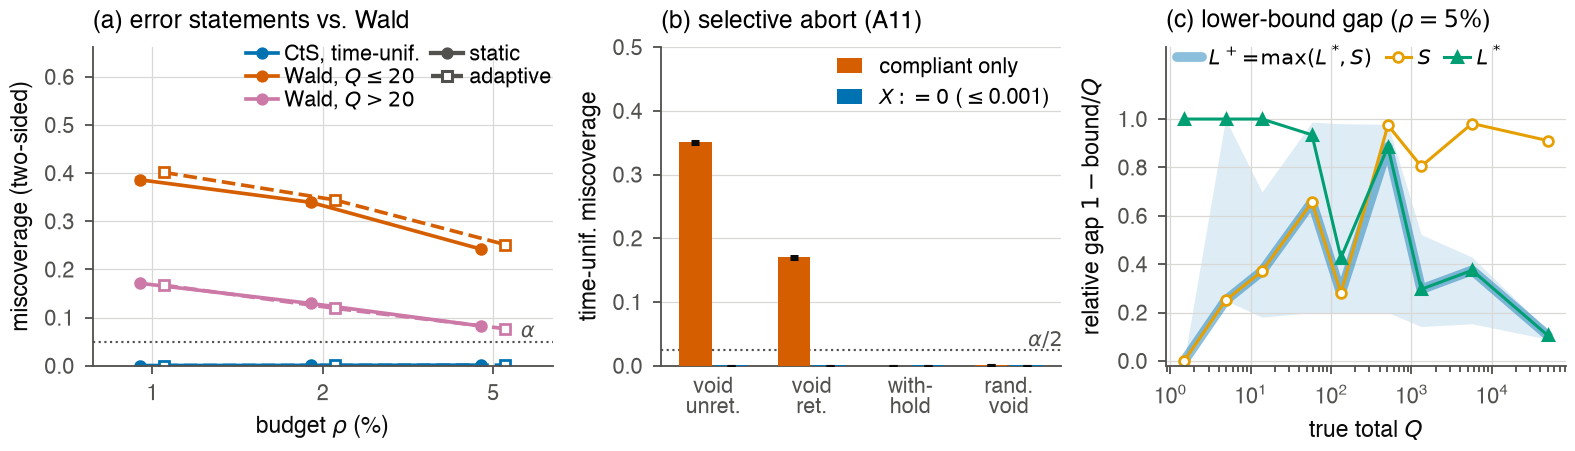

Source code (Python):
"""Fig. 3 (E2): (a) miscoverage vs ρ — CtS time-uniform vs fixed-time Wald, static vs adaptive design;
(b) selective abort A11 — 'compliant epochs only' vs X := 0 (+ UCS voiding); (c) relative lower-bound gap of the
sure count S and of the LCS L* vs Q (L+ = max(L*, S) takes the smaller gap).

Input: results/summary/E2_summary.parquet (scripts/90_aggregate.py --exp E2). Output: figures/fig3_validity.pdf
(IEEE double column, 7.16 in) + fig3_validity.caption.txt (facts the caption must state).

    .venv/bin/python -I P1_CommitThenSample/figures/fig3_validity.py
"""
from __future__ import annotations

import json
import sys
from pathlib import Path

import numpy as np
import pandas as pd

HERE = Path(__file__).resolve().parent
P1 = HERE.parent
sys.path.insert(0, str(P1 / "src"))

import matplotlib  # noqa: E402

matplotlib.use("Agg")
import matplotlib.pyplot as plt  # noqa: E402
from matplotlib.lines import Line2D  # noqa: E402

from ctsample.sim.metrics import wilson  # noqa: E402

SUMMARY = P1 / "results" / "summary"
# reference categorical palette (dataviz skill, light mode), fixed order: blue, orange, aqua, yellow, magenta, green, violet, red
# paper-wide Okabe-Ito palette (as P1-F's figures/_style_p1f.py): CtS = #0072B2 everywhere
C = {"blue": "#0072B2", "orange": "#D55E00", "aqua": "#CC79A7", "yellow": "#E69F00", "magenta": "#CC79A7",
     "green": "#009E73", "violet": "#8C510A", "red": "#D55E00", "ink": "#0b0b0b", "ink2": "#52514e", "grid": "#d9d8d4"}
ALPHA = 0.05


def style():
    plt.rcParams.update({
        "font.family": "sans-serif", "font.sans-serif": ["Helvetica", "Arial", "DejaVu Sans"], "font.size": 7.5,
        "axes.titlesize": 8, "axes.labelsize": 7.5, "xtick.labelsize": 7, "ytick.labelsize": 7, "legend.fontsize": 7,
        "axes.linewidth": 0.6, "xtick.major.width": 0.6, "ytick.major.width": 0.6, "xtick.major.size": 2.5,
        "ytick.major.size": 2.5, "axes.edgecolor": C["ink2"], "axes.labelcolor": C["ink"], "xtick.color": C["ink2"],
        "ytick.color": C["ink2"], "axes.spines.top": False, "axes.spines.right": False, "pdf.fonttype": 42,
        "ps.fonttype": 42, "legend.frameon": False, "axes.grid": True, "grid.color": C["grid"], "grid.linewidth": 0.4,
        "lines.linewidth": 1.4, "lines.markersize": 4})


def pooled(g: pd.DataFrame, flag: str):
    k, n = int(g[f"{flag}_k"].sum()), int(g["n"].sum())
    p, lo, hi = wilson(k, n)
    return float(p), float(lo), float(hi), k, n


def panel_a(ax, S):
    H = S[(S["part"] == "main") & (S["variant"] == "honest") & S["kind"].isin(["lp_iot23", "lp_edge"]) & (S["Q_stream"] > 0)]
    rhos = sorted(H["rho"].unique())
    x = np.arange(len(rhos))
    series = [("CtS, time-unif.", "ours_tu", None, C["blue"]),
              ("Wald, $Q\\leq20$", "wald_ft", "Q1-20", C["orange"]),
              ("Wald, $Q>20$", "wald_ft", "Q>20", C["aqua"])]
    off = {"static": -0.07, "adaptive": 0.07}
    for lab, fl, st, col in series:
        for arm, ls, mk in (("static", "-", "o"), ("adaptive", "--", "s")):
            g = H[H["arm"] == arm]
            if st is not None:
                g = g[g["stratum"] == st]
            vals = [pooled(g[np.isclose(g["rho"], r)], fl) for r in rhos]
            p = np.array([v[0] for v in vals])
            lo = np.array([v[1] for v in vals])
            hi = np.array([v[2] for v in vals])
            ax.errorbar(x + off[arm], p, yerr=[np.clip(p - lo, 0, None), np.clip(hi - p, 0, None)], color=col, ls=ls, marker=mk, ms=3.2, lw=1.2,
                        capsize=1.5, elinewidth=0.7, mfc=col if arm == "static" else "white", mew=0.9)
    ax.axhline(ALPHA, color=C["ink2"], lw=0.7, ls=":")
    ax.text(len(rhos) - 1 + 0.25, ALPHA, r"$\alpha$", va="bottom", ha="right", fontsize=7, color=C["ink2"])
    ax.set_xticks(x, [f"{100 * r:g}" for r in rhos])
    ax.set_xlabel(r"budget $\rho$ (%)")
    ax.set_ylabel("miscoverage (two-sided)")
    ax.set_xlim(-0.35, len(rhos) - 0.65)
    top = max(0.3, ax.get_ylim()[1])
    ax.set_ylim(0, top * 1.55)
    hand = [Line2D([], [], color=c, lw=1.2, marker="o", ms=3) for _, _, _, c in series]
    hand += [Line2D([], [], color=C["ink2"], ls="-", marker="o", ms=3), Line2D([], [], color=C["ink2"], ls="--", marker="s",
                                                                              ms=3, mfc="white")]
    labs = [s[0] for s in series] + ["static", "adaptive"]
    ax.legend(hand, labs, loc="upper right", bbox_to_anchor=(1.02, 1.04), ncol=2, handlelength=1.5, borderaxespad=0.1,
              labelspacing=0.15, columnspacing=0.5, handletextpad=0.3, fontsize=7)
    ax.set_title("(a) error statements vs. Wald", loc="left")


RULES = [("void_unretained", "void\nunret.", "lcs_tu"), ("void_retained", "void\nret.", "ucs_tu"),
         ("withhold_half", "with-\nhold", "ucs_tu"), ("void_random", "rand.\nvoid", "ucs_tu")]


def panel_b(ax, S):
    A = S[(S["part"] == "a11") & (S["kind"] == "lp_iot23") & (S["Q_stream"] > 0)]
    x = np.arange(len(RULES))
    w = 0.36
    out = {}
    vals = {}
    for pre in ("comp", "x0"):
        ps, los, his = [], [], []
        for rule, _, side in RULES:
            # the side each rule attacks for 'compliant only'; X:=0 reported on the same side
            g = A[A["variant"] == f"{pre}:{rule}"]
            if side == "ucs_tu":
                g = g[g["kind_q"] == "indicator"]
            p, lo, hi, k, n = pooled(g, side)
            ps.append(p), los.append(lo), his.append(hi)
            out[f"{pre}:{rule}"] = (p, k, n)
        vals[pre] = tuple(map(np.array, (ps, los, his)))
    x0max = float(vals["x0"][0].max())
    for j, (lab, pre, col) in enumerate((("compliant only", "comp", C["red"]),
                                          (f"$X{{:=}}0$ ($\\leq${max(x0max, 0.001):.3f})", "x0", C["blue"]))):
        ps, los, his = vals[pre]
        ax.bar(x + (j - 0.5) * w, np.maximum(ps, 0.0015 if pre == "x0" else 0), w * 0.92, color=col, label=lab, zorder=3)
        ax.errorbar(x + (j - 0.5) * w, ps, yerr=[np.clip(ps - los, 0, None), np.clip(his - ps, 0, None)], fmt="none",
                    ecolor=C["ink"], elinewidth=0.6, capsize=1.2, zorder=4)
    ax.axhline(ALPHA / 2, color=C["ink2"], lw=0.7, ls=":")
    ax.text(len(RULES) - 0.45, ALPHA / 2, r"$\alpha/2$", va="bottom", ha="right", fontsize=7, color=C["ink2"])
    ax.set_xticks(x, [r[1] for r in RULES])
    ax.tick_params(axis="x", length=0)
    ax.set_ylabel("time-unif. miscoverage")
    ax.set_ylim(0, max(0.1, float(vals["comp"][2].max())) * 1.42)
    ax.grid(axis="x", visible=False)
    ax.legend(loc="upper right", borderaxespad=0.1, handlelength=1.2, fontsize=7)
    ax.set_title("(b) selective abort (A11)", loc="left")
    return out


def panel_c(ax, S):
    H = S[(S["part"] == "main") & (S["variant"] == "honest") & (S["arm"] == "static") & np.isclose(S["rho"], 0.05)
          & S["kind"].isin(["lp_iot23", "lp_edge"]) & (S["Q_stream"] > 0)].copy()
    edges = np.array([1, 3, 10, 30, 100, 300, 1000, 3000, 10000, 1e6])
    H["bin"] = np.digitize(H["Q_stream"], edges) - 1
    rows = []
    for b, g in H.groupby("bin"):
        if len(g) < 3:
            continue
        xc = float(np.exp(np.mean(np.log(g["Q_stream"]))))
        rows.append((xc, len(g), *[np.quantile(g[c].dropna(), [0.25, 0.5, 0.75]) for c in
                                   ("gap_S_med", "gap_Lstar_med", "rel_lcb_gap_med")]))
    xs = np.array([r[0] for r in rows])
    qL = np.array([r[4] for r in rows])
    ax.fill_between(xs, qL[:, 0], qL[:, 2], color=C["blue"], alpha=0.13, lw=0)
    ax.plot(xs, qL[:, 1], color=C["blue"], lw=3.2, alpha=0.45, solid_capstyle="round", label="$L^+\\!=\\!\\max(L^*\\!,S)$")
    qS = np.array([r[2] for r in rows])
    qT = np.array([r[3] for r in rows])
    ax.plot(xs, qS[:, 1], color=C["yellow"], lw=1.0, marker="o", ms=3.2, mfc="white", mew=0.9, label="$S$")
    ax.plot(xs, qT[:, 1], color=C["green"], lw=1.0, marker="^", ms=3.2, label="$L^*$")
    ax.set_xscale("log")
    ax.set_xlabel("true total $Q$")
    ax.set_ylabel("relative gap $1-$bound$/Q$")
    ax.set_ylim(-0.02, 1.3)
    ax.set_yticks([0, 0.2, 0.4, 0.6, 0.8, 1.0])
    ax.legend(loc="upper left", bbox_to_anchor=(0.0, 1.04), ncol=3, borderaxespad=0.1, handlelength=1.2,
              labelspacing=0.2, columnspacing=0.6, handletextpad=0.3, fontsize=7)
    ax.set_title("(c) lower-bound gap ($\\rho=5\\%$)", loc="left")
    return [(float(r[0]), int(r[1]), [list(map(float, r[2 + k])) for k in range(3)]) for r in rows]


def main() -> int:
    style()
    S = pd.read_parquet(SUMMARY / "E2_summary.parquet")
    fig, axs = plt.subplots(1, 3, figsize=(7.16, 2.05), gridspec_kw={"width_ratios": [1.15, 1.0, 1.0]}, layout="constrained")
    panel_a(axs[0], S)
    a11 = panel_b(axs[1], S)
    binsC = panel_c(axs[2], S)
    out = HERE / "fig3_validity.pdf"
    fig.savefig(out)
    fig.savefig(HERE / "fig3_validity.png", dpi=220)
    # caption facts
    H = S[(S["part"] == "main") & (S["variant"] == "honest") & S["kind"].isin(["lp_iot23", "lp_edge"])]
    reps = H.groupby(["kind", "rho"])["n"].max().to_dict()
    A = S[(S["part"] == "a11") & (S["kind"] == "lp_iot23")]
    n_streams = H.groupby("kind")["stream"].nunique().to_dict()
    cap = {
        "figure": "fig3_validity.pdf", "alpha": ALPHA, "alpha_per_side": ALPHA / 2,
        "R": {f"{k}/rho={r:g}": int(v) for (k, r), v in reps.items()},
        "streams": n_streams, "rho_panel_a": sorted(map(float, H["rho"].unique())),
        "panel_a": "pooled over (stream, estimand) pairs with Q > 0 of LP-IoT23 and LP-Edge; CtS = L+ lower side OR U+ "
                   "upper side wrong at any epoch (UCS on indicator estimands); Wald = final epoch; Wilson 95% intervals",
        "panel_b": f"LP-IoT23 ({A['stream'].nunique()} streams), rho = 5%, static and adaptive arms pooled, R = "
                   f"{int(A['n'].max()) if len(A) else 'n/a'} per arm; side attacked by each rule: void unretained -> lower, "
                   "others -> upper (UCS); X := 0 voids the UCS from the first withheld eligible unit",
        "panel_b_values": {k: {"miss": v[0], "k": v[1], "n": v[2]} for k, v in a11.items()},
        "panel_c": "static design, rho = 5%, LP-IoT23 and LP-Edge pairs with Q > 0, binned by Q (log bins); line = median "
                   "over pairs of the per-pair median (first 200 reps, final epoch) of 1 - S/Q, 1 - L*/Q (clipped at 1) and "
                   "1 - L+/Q; band = interquartile range over pairs",
        "panel_c_bins": [{"Q_geo": b[0], "n_pairs": b[1], "S": b[2][0], "Lstar": b[2][1], "Lplus": b[2][2]} for b in binsC],
        "text_for_caption": "E2: (a) two-sided miscoverage vs rho of CtS statements (time-uniform) and of fixed-time Wald "
                            "intervals, static (solid) and adaptive (dashed) designs; (b) time-uniform miscoverage under "
                            "selective abort A11 (rho = 5%); (c) relative gap of the sure count S and of the LCS L* at the "
                            "final epoch vs Q (rho = 5%, static). LP-IoT23 and LP-Edge, R = 1,000 (LP-IoT23, rho = 5%) / 500, "
                            "alpha = 0.05, Wilson 95% intervals."}
    (HERE / "fig3_validity.caption.txt").write_text(json.dumps(cap, indent=1))
    print(f"wrote {out}")
    return 0


if __name__ == "__main__":
    sys.exit(main())
